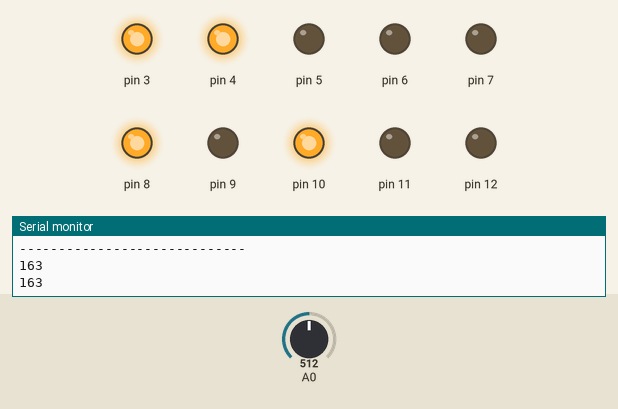
The sketch below on a simulated Arduino Uno, built with avr-gcc and run on an emulated ATmega328P. Shown: output pins drawn as LEDs (lit = HIGH), the last lines printed to the serial monitor. The test bench sets the inputs (shaded band); at power-on: A0 = 512.

Above: at 1.8 s.
1.9 s: A0 set to 716
At 3.2 s:
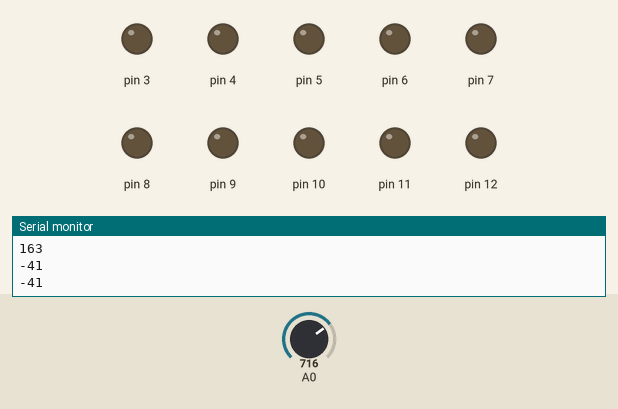
3.5 s: A0 set to 511
At 5.0 s:
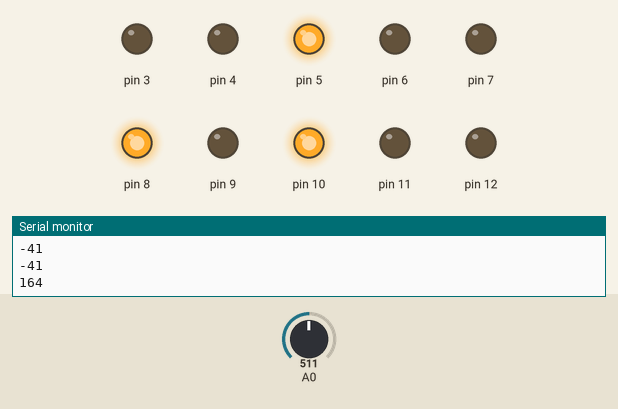
5.5 s: A0 set to 306
At 6.5 s:
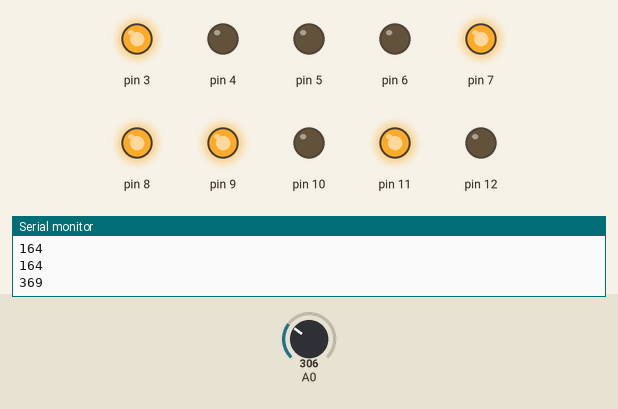
7.5 s: A0 set to 122
At 9.2 s:
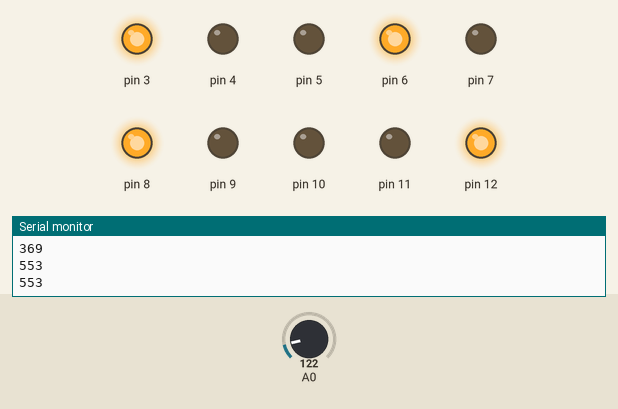
9.5 s: A0 set to 53
At 10.8 s:
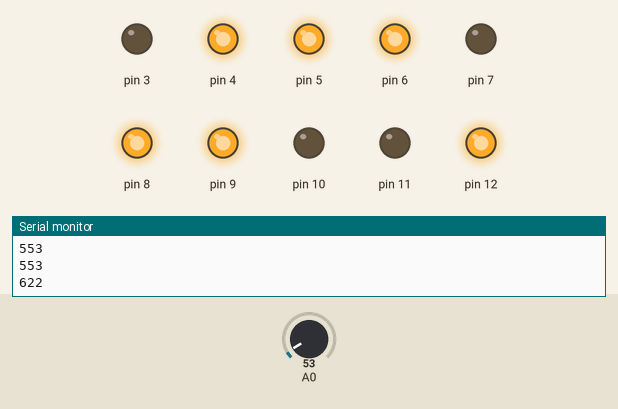
11.5 s: A0 set to 900
At 12.4 s:
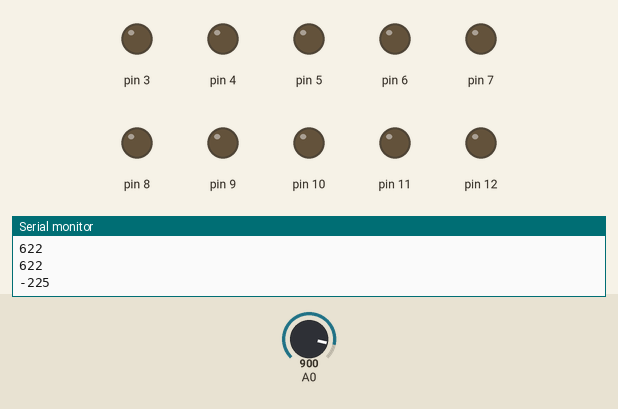
Timing chart, 0 to 14.5 s (numbered marks = the images above; inputs shaded):
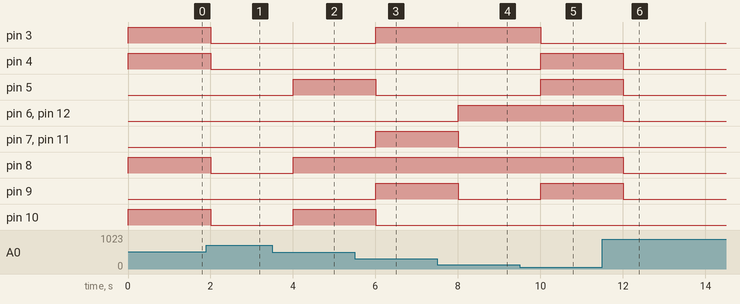

The sketch:

Arduino_ADC.ino
```cpp
int value= 0;
void setup() {
Serial.begin(9600);
pinMode(3, OUTPUT);
pinMode(4, OUTPUT);
pinMode(5, OUTPUT);
pinMode(6, OUTPUT);
pinMode(7, OUTPUT);
pinMode(8, OUTPUT);
pinMode(9, OUTPUT);
pinMode(10, OUTPUT);
pinMode(11, OUTPUT);
pinMode(12, OUTPUT);

Serial.println("SOIL MOISTURE SENSOR");
Serial.println("-----------------------------");
}
void loop()
{
value = analogRead(A0);
value = 675 - value;
Serial.println(value);

if (value > 511)
{
  value = value - 512;
  digitalWrite(12, HIGH);
  //Serial.print('1');
}
else
{
  digitalWrite(12, LOW);
  //Serial.print('0');
}

if (value > 255)
{
  value = value - 256;
  digitalWrite(11, HIGH);
  //Serial.print('1');
}
else
{
  digitalWrite(11, LOW);
  //Serial.print('0');
}
if (value > 127)
{
  value = value - 128;
  digitalWrite(10, HIGH);
  //Serial.print('1');
}
else
{
  digitalWrite(10, LOW);
  //Serial.print('0');
}

if (value > 63)
{
  value = value - 64;
  digitalWrite(9, HIGH);
  //Serial.print('1');
}
else
{
  digitalWrite(9, LOW);
  //Serial.print('0');
}

if (value > 31)
{
  value = value - 32;
  digitalWrite(8, HIGH);
  //Serial.print('1');
}
else
{
  digitalWrite(8, LOW);
  //Serial.print('0');
}

if (value > 15)
{
  value = value - 16;
  digitalWrite(7, HIGH);
  //Serial.print('1');
}
else
{
  digitalWrite(7, LOW);
  //Serial.print('0');
}

if (value > 7)
{
  value = value - 8;
  digitalWrite(6, HIGH);
  //Serial.print('1');
}
else
{
  digitalWrite(6, LOW);
  //Serial.print('0');
}

if (value > 3)
{
  value = value - 4;
  digitalWrite(5, HIGH);
  //Serial.print('1');
}
else
{
  digitalWrite(5, LOW);
  //Serial.print('0');
}

if (value > 1)
{
  value = value - 2;
  digitalWrite(4, HIGH);
  //Serial.print('1');
}
else
{
  digitalWrite(4, LOW);
  //Serial.print('0');
}

if (value > 0)
{
  value = value - 1;
  digitalWrite(3, HIGH);
  //Serial.print('1');
}
else
{
  digitalWrite(3, LOW);
  //Serial.println('0');
}
delay(1000);
}


/* int value= 0;
void setup() {
Serial.begin(9600);
pinMode(3, OUTPUT);
pinMode(4, OUTPUT);
pinMode(5, OUTPUT);
pinMode(6, OUTPUT);
pinMode(7, OUTPUT);
pinMode(8, OUTPUT);
pinMode(9, OUTPUT);
pinMode(10, OUTPUT);
pinMode(11, OUTPUT);
pinMode(12, OUTPUT);

Serial.println("SOIL MOISTURE SENSOR");
Serial.println("-----------------------------");
}
void loop()
{
value = analogRead(A0);
Serial.println(value);

if (value > 511)
{
  value = value - 512;
  digitalWrite(3, HIGH);
}
else
{
  digitalWrite(3, LOW);
}

if (value > 255)
{
  value = value - 256;
  digitalWrite(4, HIGH);
}
else
{
  digitalWrite(4, LOW);
}
if (value > 127)
{
  value = value - 128;
  digitalWrite(5, HIGH);
}
else
{
  digitalWrite(5, LOW);
}

if (value > 63)
{
  value = value - 64;
  digitalWrite(6, HIGH);
}
else
{
  digitalWrite(6, LOW);
}

if (value > 31)
{
  value = value - 32;
  digitalWrite(7, HIGH);
}
else
{
  digitalWrite(7, LOW);
}

if (value > 15)
{
  value = value - 16;
  digitalWrite(8, HIGH);
}
else
{
  digitalWrite(8, LOW);
}

if (value > 7)
{
  value = value - 8;
  digitalWrite(9, HIGH);
}
else
{
  digitalWrite(9, LOW);
}

if (value > 3)
{
  value = value - 4;
  digitalWrite(10, HIGH);
}
else
{
  digitalWrite(10, LOW);
}

if (value > 1)
{
  value = value - 2;
  digitalWrite(11, HIGH);
}
else
{
  digitalWrite(11, LOW);
}

if (value > 0)
{
  value = value - 1;
  digitalWrite(12, HIGH);
}
else
{
  digitalWrite(12, LOW);
}
delay(10);
}
*/
```

Measured:
- after the input at 1.9 s, pin 3, pin 4, pin 8, pin 10: HIGH → LOW after 0.10 s
- after the input at 3.5 s, pin 5, pin 8, pin 10: LOW → HIGH after 0.50 s
- after the input at 5.5 s, pin 3, pin 7, pin 9, pin 11: LOW → HIGH after 0.50 s; pin 5, pin 10: HIGH → LOW after 0.50 s
- after the input at 7.5 s, pin 6, pin 12: LOW → HIGH after 0.50 s; pin 7, pin 9, pin 11: HIGH → LOW after 0.50 s
- after the input at 9.5 s, pin 3: HIGH → LOW after 0.50 s; pin 4, pin 5, pin 9: LOW → HIGH after 0.50 s
- after the input at 11.5 s, pin 4–6, pin 8, pin 9, pin 12: HIGH → LOW after 0.50 s
